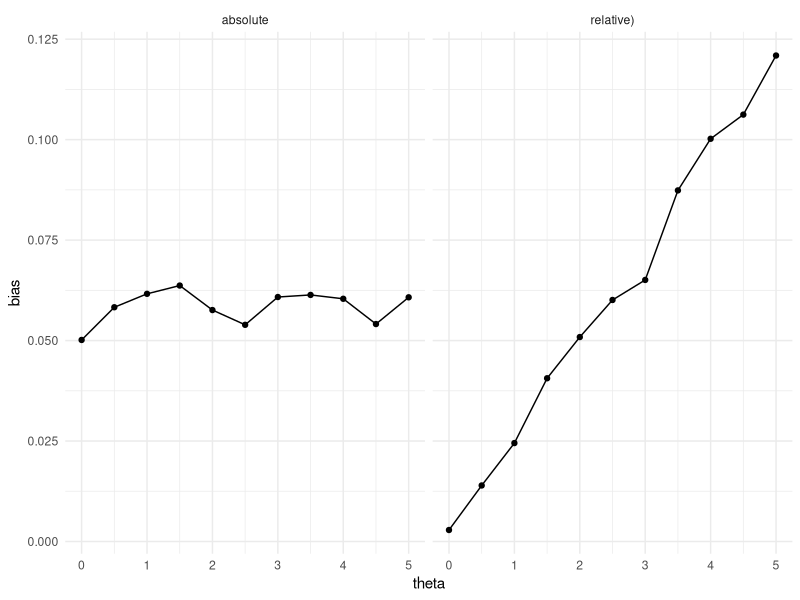
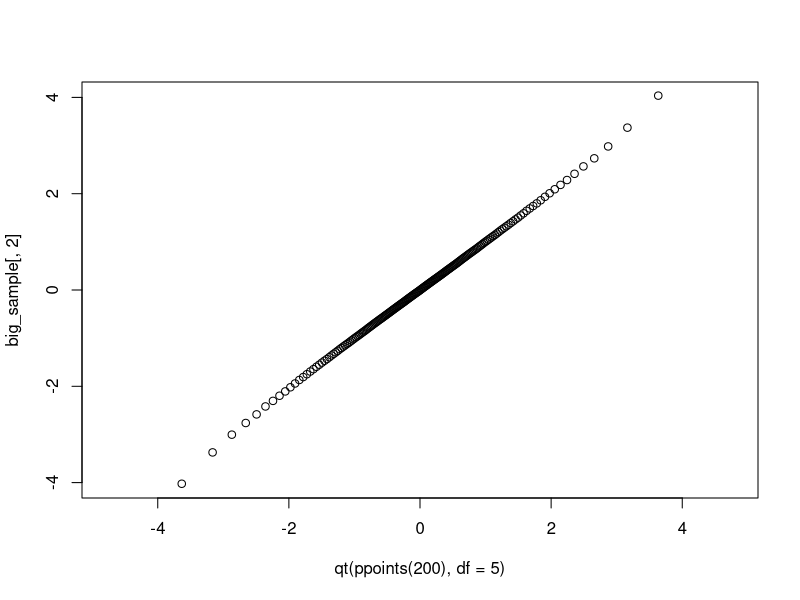

The R script that drew these images, in order:
## ---- chunk 1
library(ggplot2)
theta <- seq(0, 5, 0.5)
bias1 <- rnorm(length(theta), mean = 0.06, sd = 0.004)
bias2 <- rnorm(length(theta), mean = theta * 0.12 / 5, sd = 0.004)
type <- rep(c("absolute","relative)"), each = length(theta))
dat <- data.frame(type, theta, bias = c(bias1, bias2))

ggplot(dat, aes(theta, bias)) + 
  geom_point() + geom_line() + 
  facet_wrap(~ type) + 
  theme_minimal()

## ---- chunk 2
library(mvtnorm)

r_mvt_items <- function(n, p, icc, df) {
  V_mat <- icc + diag(1 - icc, nrow = p)
  X <- rmvt(n = n, sigma = V_mat, df = df)
  colnames(X) <- LETTERS[1:p]
  X
}

small_sample <- r_mvt_items(n = 8, p = 3, icc = 0.7, df = 5)
small_sample
## ---- chunk 3
big_sample <- r_mvt_items(n = 100000, p = 4, icc = 0.7, df = 5)

round(cor(big_sample), 3) # looks good

qqplot(qt(ppoints(200), df = 5), big_sample[,2], ylim = c(-4,4))
## ---- chunk 4
estimate_alpha <- function(dat) {
  V <- cov(dat)
  p <- ncol(dat)
  n <- nrow(dat)
  A <- p / (p - 1) * (1 - sum(diag(V)) / sum(V))
  Var_A <- 2 * p * (1 - A)^2 / ((p - 1) * n)
  data.frame(A = A, Var = Var_A)
}

estimate_alpha(small_sample)
## ---- chunk 5
library(psych)
summary(alpha(x = small_sample))$raw_alpha
## ---- chunk 6
library(dplyr)

simulate_alpha <- function(reps, n, p, alpha, df) {
  icc <- alpha / (p - alpha * (p - 1))
  replicate(reps, {
    dat <- r_mvt_items(n = n, p = p, icc = icc, df = df)
    estimate_alpha(dat)
  }, simplify = FALSE) %>%
  bind_rows()
}

## ---- chunk 7
reps <- 1000
alpha_true <- 0.8
alpha_reps <- simulate_alpha(reps = reps, n = 40, p = 6, alpha = alpha_true, df = 5)
head(alpha_reps)
## ---- chunk 8
reps <- 1000
alpha_true <- 0.8
alpha_reps <- simulate_alpha(reps = reps, n = 40, p = 6, alpha = alpha_true, df = 5)
